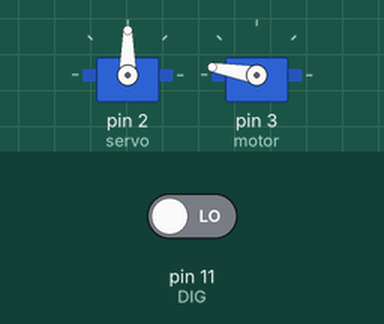
Simulated run of this sketch. Board: Arduino Uno, built with avr-gcc and run on an emulated ATmega328P. On the bench: 2 × servo. The test bench sets the inputs (shaded band); at power-on: pin 11 (DIG) LOW.

Above: at 0.6 s.
At 5.7 s:
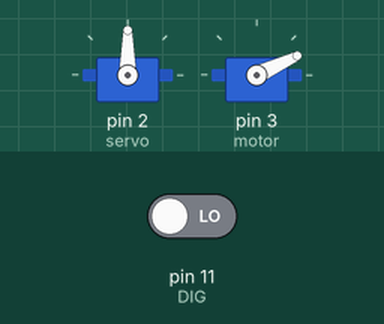
At 16.7 s:
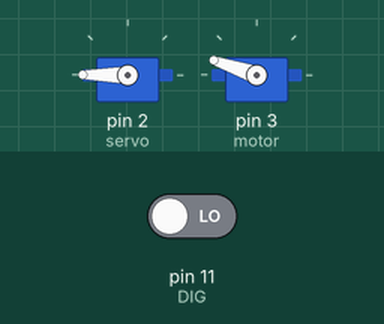
Timing chart, 0 to 18.2 s (numbered marks = the images above):
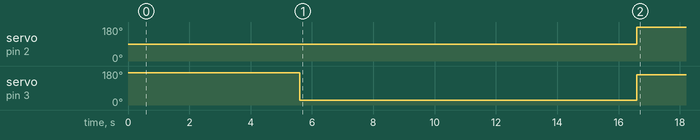

The sketch:

VAVILON.ino
```cpp
#define DIG 11
#define ANALOG A3
int dig = 0;
int encoder = 0;
#include <Servo.h>
Servo servo;
Servo motor;

int motorSpeed = 800;
int motSP = 0;
void setup() {
  pinMode(DIG, INPUT);
  pinMode(ANALOG, INPUT);
  Serial.begin(9600);
  servo.attach(2);
  motor.writeMicroseconds(2300);
  delay(500);
  motor.attach(3);
  delay(100);
  delay(5000);
  motor.writeMicroseconds(800);
  delay(11000);

}

void Encoder(){
  if(digitalRead(DIG) == 1) {
    delay(10);
    if(digitalRead(DIG) == 0)encoder++;

  }
  }

void loop() {


  //Serial.println(encoder);
  Sbor();
  /*if(encoder < 20){
    servo.write(180);
    motor.writeMicroseconds(800);
  }
  else {
    servo.write(90);
    motor.writeMicroseconds(800);

    motor.writeMicroseconds(1300);

      }*/


  }


void Sbor(){
   Encoder();

  if(encoder < 20){
    servo.write(180);
    motor.writeMicroseconds(2200);
  }
  else {
    servo.write(90);
    motor.writeMicroseconds(800);
    delay(5000);
    motor.writeMicroseconds(1600);
    delay(2000);
    Serial.println(encoder);
    encoder = 0;
    Encoder();
    if(encoder < 40){
      Serial.println(encoder);
      servo.write(0);
      motor.writeMicroseconds(1200);
      }
    else{
      motor.writeMicroseconds(800);
      }
    }
  }

void Rasbor(){


  }
```

Measured:
- by itself, servo on pin 2 (servo): 90° → 180° at 16.6 s
- by itself, servo on pin 3 (motor): 170° → 25° at 5.6 s, → 161° 11.0 s later
